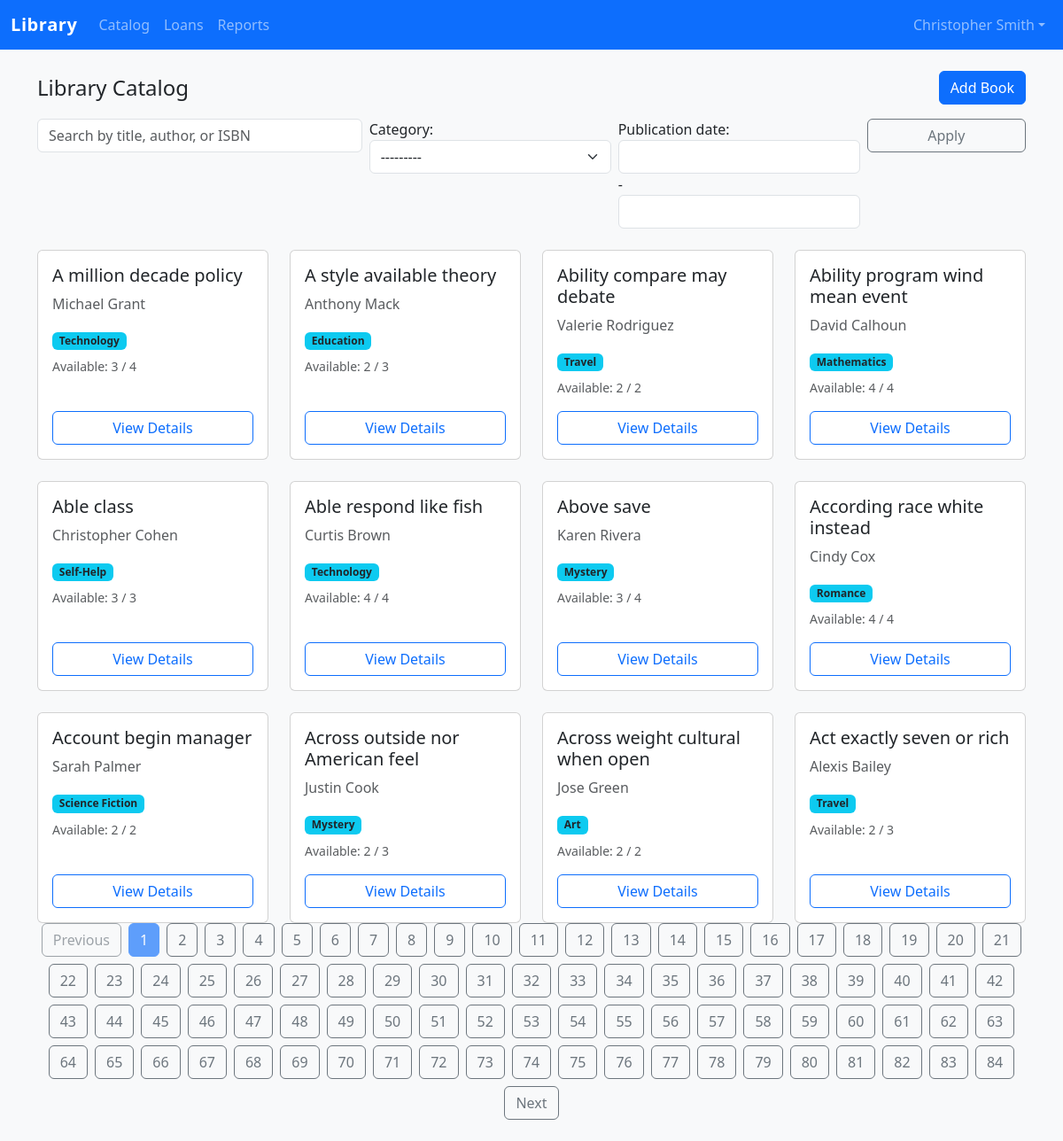
Screenshot of /catalog/ (signed in) with the database file from the repository.
### accounts/models.py (models this page shows, shortened)
class User(AbstractUser):
	class Role(models.TextChoices):
		ADMIN = "ADMIN", _("Administrator")
		LIBRARIAN = "LIBRARIAN", _("Librarian")
		MEMBER = "MEMBER", _("Member / Student")
	role = models.CharField(
		max_length=20,
		choices=Role.choices,
		default=Role.MEMBER,
		help_text=_("Determines the permissions granted to the user."),
	)
	employee_id = models.CharField(
		max_length=50,
		blank=True,
		help_text=_("Optional staff identifier for administrators and librarians."),
	)
	avatar = models.ImageField(upload_to="avatars/", blank=True, null=True)
	created_at = models.DateTimeField(auto_now_add=True)
	class Meta(AbstractUser.Meta):
		ordering = ["username"]
	@property
	def is_admin(self) -> bool:
		return self.is_superuser or self.role == self.Role.ADMIN
	@property
	def is_librarian(self) -> bool:
		return self.role == self.Role.LIBRARIAN

### catalog/models.py (models this page shows, shortened)
class Book(models.Model):
	title = models.CharField(max_length=255)
	author = models.CharField(max_length=255)
	isbn = models.CharField(max_length=13, unique=True)
	category = models.ForeignKey(Category, on_delete=models.PROTECT, related_name="books")
	publication_date = models.DateField(blank=True, null=True)
	publisher = models.CharField(max_length=255, blank=True)
	description = models.TextField(blank=True)
	cover_image = models.ImageField(upload_to="book_covers/", blank=True, null=True)
	language = models.CharField(max_length=60, blank=True)
	created_at = models.DateTimeField(auto_now_add=True)
	updated_at = models.DateTimeField(auto_now=True)
	tags = models.JSONField(default=list, blank=True)
	class Meta:
		ordering = ["title"]
		indexes = [
			models.Index(fields=["title"]),
			models.Index(fields=["author"]),
			models.Index(fields=["isbn"]),
		]
	@property
	def total_copies(self) -> int:
		return getattr(self, "_total_copies", self.copies.count())
	@total_copies.setter
	def total_copies(self, value: int) -> None:
		self._total_copies = value
	@property
	def available_copies(self) -> int:
		return self.copies.filter(status=BookCopy.Status.AVAILABLE).count()

class Category(models.Model):
	name = models.CharField(max_length=150, unique=True)
	slug = models.SlugField(max_length=160, unique=True, blank=True)
	description = models.TextField(blank=True)
	class Meta:
		ordering = ["name"]
		verbose_name_plural = "categories"
	def __str__(self) -> str:
		return self.name

### catalog/views.py (the view, shortened to what this page needs)
# urls.py: path("", views.BookListView.as_view(), name="book-list"),
@method_decorator(login_required, name="dispatch")
class BookListView(ListView):
	model = Book
	template_name = "catalog/book_list.html"
	paginate_by = 12
	def get_queryset(self):
		queryset = (
			Book.objects.select_related("category")
			.annotate(total_copies=Count("copies"))
			.order_by("title")
		)
		self.filterset = BookFilter(self.request.GET or None, queryset=queryset)
		search = self.request.GET.get("q")
		filtered_qs = self.filterset.qs
		return filtered_qs
	def get_context_data(self, **kwargs: Any):
		context = super().get_context_data(**kwargs)
		context["filter"] = self.filterset
		context["search_query"] = self.request.GET.get("q", "")
		return context

### templates/catalog/book_list.html (shortened to what this page needs)
{% extends "base.html" %}
{% block content %}
<div class="d-flex justify-content-between align-items-center mb-3">
  <h1 class="h4 mb-0">Library Catalog</h1>
  {% if request.user.is_admin or request.user.is_librarian %}
  <a href="{% url 'catalog:book-create' %}" class="btn btn-primary">Add Book</a>
  {% endif %}
</div>
<form class="row g-2 mb-4" method="get">
  <div class="col-md-4">
    <input type="search" id="book-search" name="q" value="{{ search_query }}" class="form-control" placeholder="Search by title, author, or ISBN">
  </div>
  <div class="col-md-3">
    {{ filter.form.category.label_tag|default:'' }}
    {{ filter.form.category }}
  </div>
  <div class="col-md-3">
    {{ filter.form.publication_date.label_tag|default:'' }}
    {{ filter.form.publication_date }}
  </div>
  <div class="col-md-2">
    <button type="submit" class="btn btn-outline-secondary w-100">Apply</button>
  </div>
</form>
<div class="row g-4">
  {% for book in object_list %}
  <div class="col-sm-6 col-xl-3">
    <div class="card h-100 card-hover">
      <div class="card-body d-flex flex-column">
        <h5 class="card-title">{{ book.title }}</h5>
        <p class="card-text text-muted">{{ book.author }}</p>
        <p class="mb-2"><span class="badge bg-info text-dark">{{ book.category.name }}</span></p>
        <p class="text-muted small mb-3">Available: {{ book.available_copies }} / {{ book.total_copies }}</p>
        <a href="{% url 'catalog:book-detail' book.pk %}" class="btn btn-outline-primary mt-auto">View Details</a>
      </div>
    </div>
  </div>
  {% empty %}
  <div class="col-12">
    <div class="alert alert-info">No books match your filters.</div>
  </div>
  {% endfor %}
</div>
{% include "includes/pagination.html" with page_obj=page_obj %}
{% endblock %}

### static/css/styles.css (style rules this page uses)
:root { --brand-primary: #0d6efd; --brand-accent: #198754; --brand-muted: #f8f9fa; }
body { background-color: var(--brand-muted); }
.navbar-brand { font-weight: 600; letter-spacing: 0.03em; }

### rows the page displays
User: first_name+last_name+username "Library Catalog Loans Reports Christopher Smith"
Book: title "A million decade policy", author "Michael Grant", category.name "Technology", available_copies "3", total_copies "4"
Book: title "A style available theory", author "Anthony Mack", category.name "Education", available_copies "2", total_copies "3"
Book: title "Ability compare may debate", author "Valerie Rodriguez", category.name "Travel", available_copies "2", total_copies "2"
Book: title "Ability program wind mean event", author "David Calhoun", category.name "Mathematics", available_copies "4", total_copies "4"
Book: title "Able class", author "Christopher Cohen", category.name "Self-Help", available_copies "3", total_copies "3"
Book: title "Able respond like fish", author "Curtis Brown", category.name "Technology", available_copies "4", total_copies "4"
Book: title "Above save", author "Karen Rivera", category.name "Mystery", available_copies "3", total_copies "4"
Book: title "According race white instead", author "Cindy Cox", category.name "Romance", available_copies "4", total_copies "4"
Book: title "Account begin manager", author "Sarah Palmer", category.name "Science Fiction", available_copies "2", total_copies "2"
Book: title "Across outside nor American feel", author "Justin Cook", category.name "Mystery", available_copies "2", total_copies "3"
Book: title "Across weight cultural when open", author "Jose Green", category.name "Art", available_copies "2", total_copies "2"
Book: title "Act exactly seven or rich", author "Alexis Bailey", category.name "Travel", available_copies "2", total_copies "3"

### other values shown
{{ filter.form.category.label_tag|default:'' }} "Category:"
{{ filter.form.publication_date.label_tag|default:'' }} "Publication date:"
{{ page }} "1"
{{ page }} "2" "3" "4" "5" "6" "7" "8" "9" "10" "11" "12" "13" "14" "15" "16" "17" "18" "19" "20" "21" "22" "23" "24" "25" "26" "27" "28" "29" "30" "31" "32" "33" "34" "35" "36" "37" "38" "39" "40" "41" "42" "43" "44" "45" "46" "47" "48" "49" "50" "51" "52" "53" "54" "55" "56" "57" "58" "59" "60" "61" "62" "63" "64" "65" "66" "67" "68" "69" "70" "71" "72" "73" "74" "75" "76" "77" "78" "79" "80" "81" "82" "83" "84"
